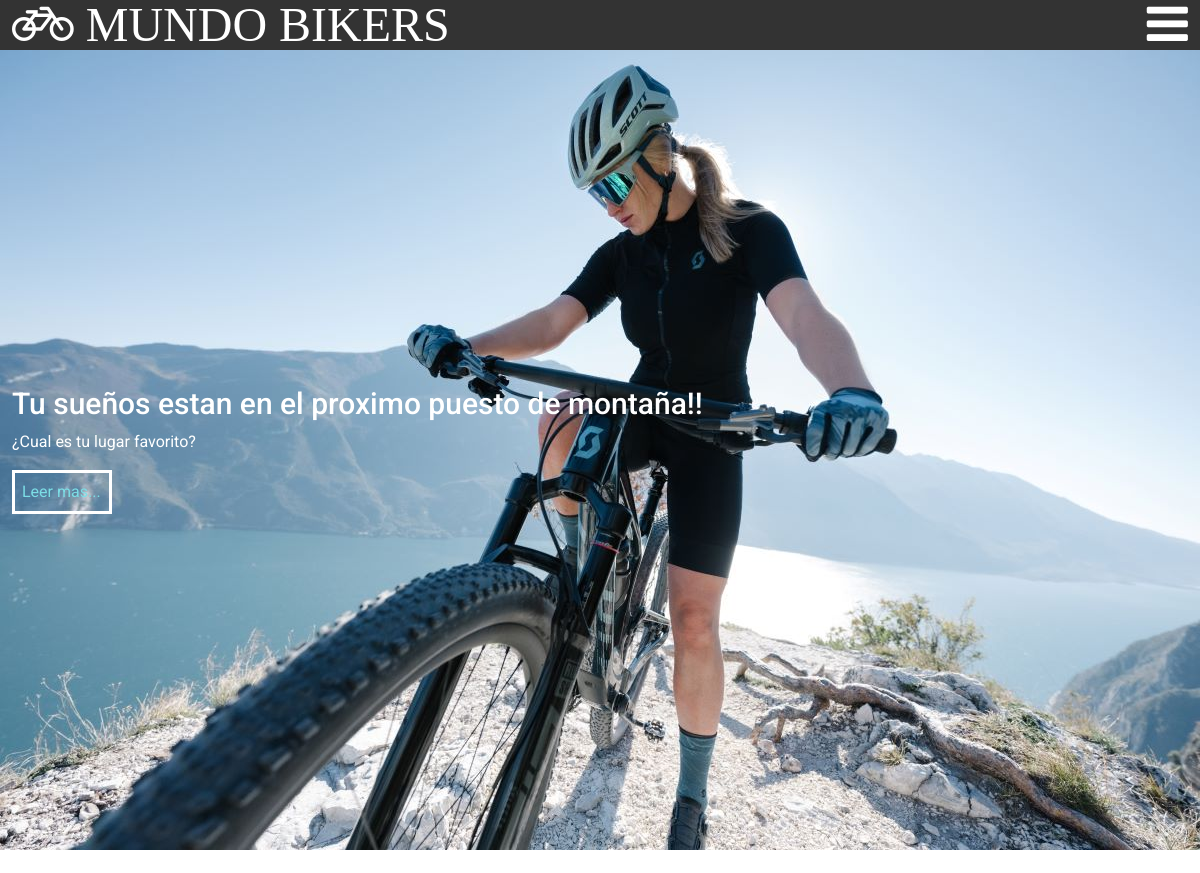
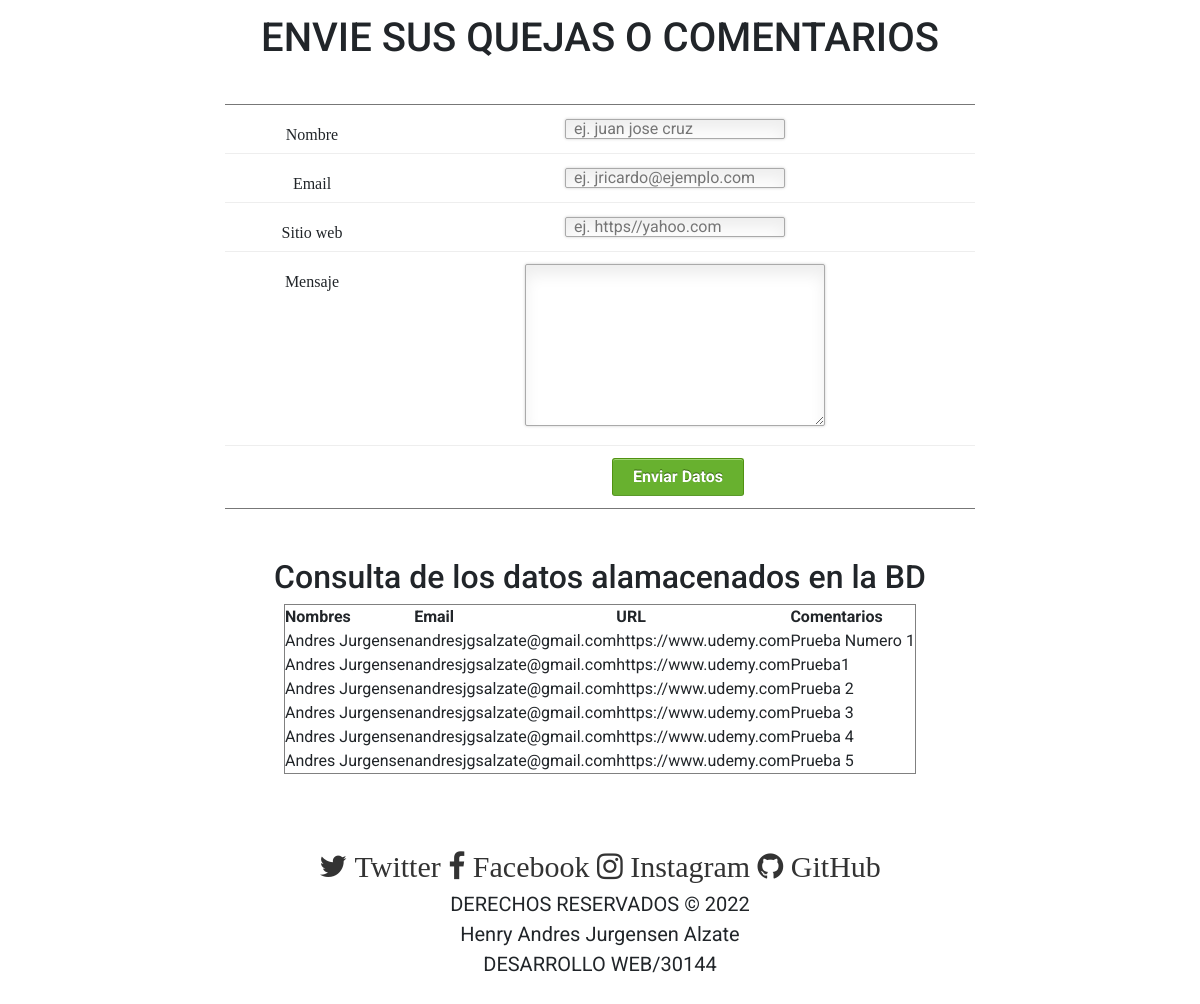
The app's page /paginas_secundarias/formulario.php with its own data (2 pictures, top to bottom).
### tables this page shows
CREATE TABLE `informacion` (
  `nombre_cliente` varchar(20) NOT NULL,
  `correo` varchar(30) NOT NULL,
  `sitio_web` varchar(50) NOT NULL,
  `mensaje` varchar(200) NOT NULL
);

### paginas_secundarias/formulario.php (the view, shortened to what this page needs)
<?php
require '../header.php'
?>
  <link rel="stylesheet" href="../css/estilos_formulario.css">
  <section class="formulario">
    <form action="../php/validacion.php" class="contact_form" method="post">
      <ul>
        <li>
          <h1>ENVIE SUS QUEJAS O COMENTARIOS</h1>
        </li>
        <li>
          <label for="name">Nombre</label>
          <input type="text" name="nombres" placeholder="ej. juan jose cruz" required>
        </li>
        <li>
          <label for="email">Email</label>
          <input type="email" name="email" placeholder="ej. jricardo@ejemplo.com" required>
        </li>
        <li>
          <label for="website">Sitio web</label>
          <input type="url" name="web" placeholder="ej. https//yahoo.com" required>
        </li>
        <li>
          <label for="Mensaje">Mensaje</label>
          <textarea name="comentarios" cols="40" rows="6" required></textarea>
        </li>
        <li>
          <button type="submit" class="submit" name="enviar_datos">Enviar Datos</button>
        </li>
      </ul>
    </form>
  </section>
  <section class="consulta">
    <div class="tabla">
      <br>
      <h2>Consulta de los datos alamacenados en la BD</h2>
      <table border = 1>
        <tr>
          <th>Nombres</th>
          <th>Email</th>
          <th>URL</th>
          <th>Comentarios</th>
        </tr>
        <?php
        $consulta = "SELECT * FROM informacion";
        $ejecutarConsulta = mysqli_query($mysqli, $consulta);
        $verFilas = mysqli_num_rows($ejecutarConsulta);
        $fila = mysqli_fetch_array($ejecutarConsulta);
        if (!$ejecutarConsulta) {
          echo "Error en la consulta";
        }else {
          if ($verFilas<1){
            echo "<tr><td>Sin registros</td></tr>";
          }else{
            for ($i=0; $i<=$fila; $i++){
            echo '
            <tr>
            <td>'.$fila[0].'</td>
            <td>'.$fila[1].'</td>
            <td>'.$fila[2].'</td>
            <td>'.$fila[3].'</td>
            </tr>
            ';
            $fila = mysqli_fetch_array($ejecutarConsulta);
            }
          }
        }
        ?>
      </table>
    </div>
  </section>
  <?php
require '../footer.php'
?>

### css/estilos.css (style rules this page uses)
* { margin: 0; padding: 0; box-sizing: border-box; }
body { font-family: 'Roboto', sans-serif; }
section { width: 100%; margin-bottom: 25px; }

### css/estilos_formulario.css (style rules this page uses)
.contact_form h2, .contact_form label { font-family: Georgia, Times, "Times New Roman", serif; }
.formulario { text-align: -webkit-center; }
.contact_form ul { width: 750px; list-style-type: none; list-style-position: outside; margin: 0px; padding: 0px; }
.contact_form li { padding: 12px; border-bottom: 1px solid #eee; position: relative; }
.contact_form li:first-child, .contact_form li:last-child { border-bottom: 1px solid #777; }
.contact_form label { width: 150px; margin-top: 3px; display: inline-block; float: left; padding: 3px; }
.contact_form input { height: 20px; width: 220px; padding: 5px 8px; }
.contact_form textarea { padding: 8px; width: 300px; }
.contact_form button { margin-left: 156px; }
.contact_form input, .contact_form textarea { border: 1px solid #aaa; box-shadow: 0px 0px 3px #ccc, 0 10px 15px #eee inset; border-radius: 2px; padding-right: 30px; transition: padding .25s; }
.contact_form input:required, .contact_form textarea:required { background: #fff url(images/red_asterisk.png) no-repeat 98% center; }
button.submit { background-color: #68b12f; background: linear-gradient(top, #68b12f, #50911e); border: 1px solid #509111; border-bottom: 1px solid #5b992b; border-radius: 3px; box-shadow: inset 0 1px 0 0 #9fd574; color: white; font-weight: bold; padding: 6px 20px; text-align: center; text-shadow: 0 -1px 0 #396715; }
.consulta { text-align: -webkit-center; }

### css/modal.css (style rules this page uses)
.texto p, h1 { margin-bottom: 30px; }

### records on screen
informacion: nombre_cliente "Andres Jurgensen", correo "andresjgsalzate@gmail.com", sitio_web "https://www.udemy.com", mensaje "Prueba Numero 1"
informacion: nombre_cliente "Andres Jurgensen", correo "andresjgsalzate@gmail.com", sitio_web "https://www.udemy.com", mensaje "Prueba1"
informacion: nombre_cliente "Andres Jurgensen", correo "andresjgsalzate@gmail.com", sitio_web "https://www.udemy.com", mensaje "Prueba 2"
informacion: nombre_cliente "Andres Jurgensen", correo "andresjgsalzate@gmail.com", sitio_web "https://www.udemy.com", mensaje "Prueba 3"
informacion: nombre_cliente "Andres Jurgensen", correo "andresjgsalzate@gmail.com", sitio_web "https://www.udemy.com", mensaje "Prueba 4"
informacion: nombre_cliente "Andres Jurgensen", correo "andresjgsalzate@gmail.com", sitio_web "https://www.udemy.com", mensaje "Prueba 5"
